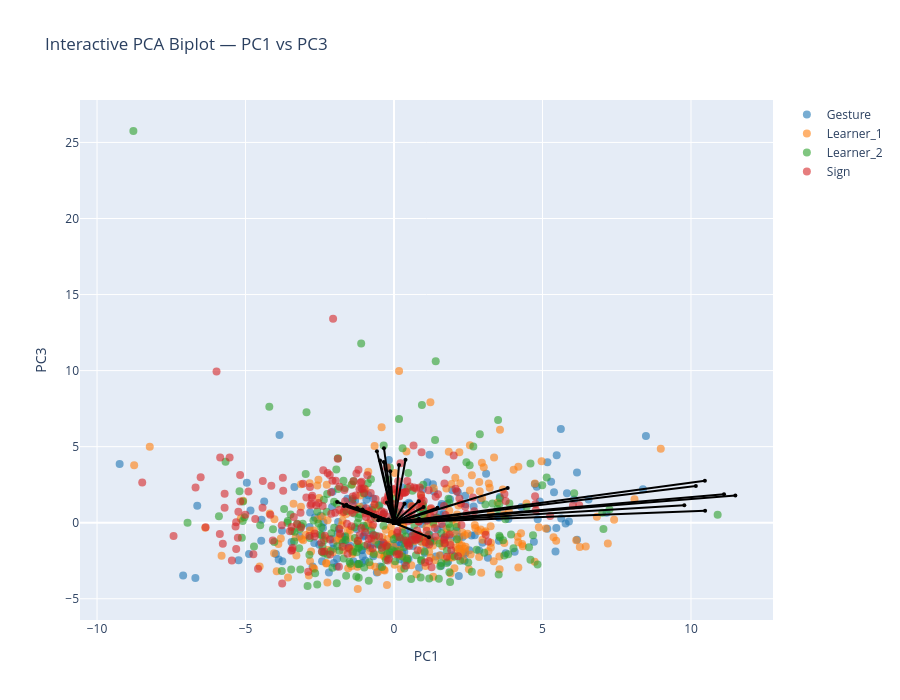

Source (notebook cell):
### Markdown cell above
### Biplot PC1-PC3

### Code cell
pcs_to_plot = [1, 3]  # PC1–PC2

sig_features_GS = (
    df_sig_vars_GS[
        (df_sig_vars_GS["sig_loading"]) &
        (df_sig_vars_GS["PC"].isin(pcs_to_plot))
    ]["feature"]
    .unique()
)

feature_names = df_clean.columns[:-1]
selected_vars = [feature_names.get_loc(f) for f in sig_features_GS if f in feature_names]

arrow_strength = (
    df_sig_vars_GS[df_sig_vars_GS["PC"].isin(pcs_to_plot)]
    .groupby("feature")["index_loading"]
    .mean()
    .to_dict()
)

interactive_PCA_biplot(
    score=x_new_GS, 
    coeff=loadings_GS, 
    labels=feature_names, 
    y=y, 
    selected_vars=selected_vars, 
    pc_x=pcs_to_plot[0], pc_y=pcs_to_plot[1],
    show_labels=False,
    le=le,
    arrow_strength=arrow_strength
)

# static plot
static_PCA_biplot(
    score=x_new_GS, 
    coeff=loadings_GS, 
    labels=feature_names, 
    y=y, 
    selected_vars=selected_vars, 
    pc_x=pcs_to_plot[0], pc_y=pcs_to_plot[1],
    show_labels=False,
    arrow_strength=arrow_strength,
    le=le,
    save_path=os.path.join(curfolder, "Plots", "PCA_GS_all_PC1_3_biplot.png")
)

### Figure 1 — Plotly figure (JSON) as saved in the notebook; plotly's stock layout.template omitted (floating-point values rounded to 4 significant figures; data arrays with more than 128 entries replaced by an {"elided": "..."} marker saying what was removed)
{"data": [{"hoverinfo": "text", "marker": {"color": "#1f77b4", "opacity": 0.6, "size": 8}, "mode": "markers", "name": "Gesture", "showlegend": true, "text": {"elided": "197 str values"}, "type": "scatter", "x": {"elided": "197 float values"}, "y": {"elided": "197 float values"}}, {"hoverinfo": "text", "marker": {"color": "#ff7f0e", "opacity": 0.6, "size": 8}, "mode": "markers", "name": "Learner_1", "showlegend": true, "text": {"elided": "236 str values"}, "type": "scatter", "x": {"elided": "236 float values"}, "y": {"elided": "236 float values"}}, {"hoverinfo": "text", "marker": {"color": "#2ca02c", "opacity": 0.6, "size": 8}, "mode": "markers", "name": "Learner_2", "showlegend": true, "text": {"elided": "223 str values"}, "type": "scatter", "x": {"elided": "223 float values"}, "y": {"elided": "223 float values"}}, {"hoverinfo": "text", "marker": {"color": "#d62728", "opacity": 0.6, "size": 8}, "mode": "markers", "name": "Sign", "showlegend": true, "text": {"elided": "246 str values"}, "type": "scatter", "x": {"elided": "246 float values"}, "y": {"elided": "246 float values"}}, {"hoverinfo": "text", "hovertext": "gross__magnitude__arm_speed_Gmean", "line": {"color": "black"}, "marker": {"size": 4}, "mode": "lines+markers", "showlegend": false, "textposition": "top center", "type": "scatter", "x": [0, 0.8368], "y": [0, 1.407]}, {"hoverinfo": "text", "hovertext": "gross__variability__arm_speed_Gstd", "line": {"color": "black"}, "marker": {"size": 4}, "mode": "lines+markers", "showlegend": false, "textposition": "top center", "type": "scatter", "x": [0, 10.47], "y": [0, 2.764]}, {"hoverinfo": "text", "hovertext": "gross__magnitude__arm_speed_peak_mean", "line": {"color": "black"}, "marker": {"size": 4}, "mode": "lines+markers", "showlegend": false, "textposition": "top center", "type": "scatter", "x": [0, 10.16], "y": [0, 2.42]}, {"hoverinfo": "text", "hovertext": "gross__variability__arm_speed_peak_std", "line": {"color": "black"}, "marker": {"size": 4}, "mode": "lines+markers", "showlegend": false, "textposition": "top center", "type": "scatter", "x": [0, 0.1522], "y": [0, 0.09336]}, {"hoverinfo": "text", "hovertext": "gross__rhythm__arm_speed_peak_n", "line": {"color": "black"}, "marker": {"size": 4}, "mode": "lines+markers", "showlegend": false, "textposition": "top center", "type": "scatter", "x": [0, -0.6525], "y": [0, 0.4104]}, {"hoverinfo": "text", "hovertext": "gross__rhythm__arm_speed_peak_rate", "line": {"color": "black"}, "marker": {"size": 4}, "mode": "lines+markers", "showlegend": false, "textposition": "top center", "type": "scatter", "x": [0, -1.684], "y": [0, 1.104]}, {"hoverinfo": "text", "hovertext": "gross__rhythm__arm_speed_mod_depth", "line": {"color": "black"}, "marker": {"size": 4}, "mode": "lines+markers", "showlegend": false, "textposition": "top center", "type": "scatter", "x": [0, 10.48], "y": [0, 0.7942]}, {"hoverinfo": "text", "hovertext": "gross__magnitude__arm_acc_Gmean", "line": {"color": "black"}, "marker": {"size": 4}, "mode": "lines+markers", "showlegend": false, "textposition": "top center", "type": "scatter", "x": [0, 3.827], "y": [0, 2.288]}, {"hoverinfo": "text", "hovertext": "gross__variability__arm_acc_Gstd", "line": {"color": "black"}, "marker": {"size": 4}, "mode": "lines+markers", "showlegend": false, "textposition": "top center", "type": "scatter", "x": [0, 11.11], "y": [0, 1.873]}, {"hoverinfo": "text", "hovertext": "gross__magnitude__arm_acc_peak_mean", "line": {"color": "black"}, "marker": {"size": 4}, "mode": "lines+markers", "showlegend": false, "textposition": "top center", "type": "scatter", "x": [0, 11.49], "y": [0, 1.794]}, {"hoverinfo": "text", "hovertext": "gross__variability__arm_acc_peak_std", "line": {"color": "black"}, "marker": {"size": 4}, "mode": "lines+markers", "showlegend": false, "textposition": "top center", "type": "scatter", "x": [0, 0.8414], "y": [0, 0.2587]}, {"hoverinfo": "text", "hovertext": "gross__rhythm__arm_acc_peak_n", "line": {"color": "black"}, "marker": {"size": 4}, "mode": "lines+markers", "showlegend": false, "textposition": "top center", "type": "scatter", "x": [0, -0.3166], "y": [0, 0.2175]}, {"hoverinfo": "text", "hovertext": "gross__rhythm__arm_acc_peak_rate", "line": {"color": "black"}, "marker": {"size": 4}, "mode": "lines+markers", "showlegend": false, "textposition": "top center", "type": "scatter", "x": [0, -1.6], "y": [0, 1.184]}, {"hoverinfo": "text", "hovertext": "gross__rhythm__arm_acc_mod_depth", "line": {"color": "black"}, "marker": {"size": 4}, "mode": "lines+markers", "showlegend": false, "textposition": "top center", "type": "scatter", "x": [0, 9.775], "y": [0, 1.151]}, {"hoverinfo": "text", "hovertext": "gross__magnitude__arm_speed_integral", "line": {"color": "black"}, "marker": {"size": 4}, "mode": "lines+markers", "showlegend": false, "textposition": "top center", "type": "scatter", "x": [0, 0.9978], "y": [0, 1.034]}, {"hoverinfo": "text", "hovertext": "gross__rhythm__arm_speed_sampen", "line": {"color": "black"}, "marker": {"size": 4}, "mode": "lines+markers", "showlegend": false, "textposition": "top center", "type": "scatter", "x": [0, -1.916], "y": [0, 1.365]}, {"hoverinfo": "text", "hovertext": "gross__smoothness__arm_intermittency", "line": {"color": "black"}, "marker": {"size": 4}, "mode": "lines+markers", "showlegend": false, "textposition": "top center", "type": "scatter", "x": [0, 0.1693], "y": [0, -0.08498]}, {"hoverinfo": "text", "hovertext": "gross__smoothness__arm_sparc", "line": {"color": "black"}, "marker": {"size": 4}, "mode": "lines+markers", "showlegend": false, "textposition": "top center", "type": "scatter", "x": [0, -0.5327], "y": [0, 0.1602]}, {"hoverinfo": "text", "hovertext": "gross__rhythm__band1_centroid_totalarm", "line": {"color": "black"}, "marker": {"size": 4}, "mode": "lines+markers", "showlegend": false, "textposition": "top center", "type": "scatter", "x": [0, -0.1055], "y": [0, 0.1316]}, {"hoverinfo": "text", "hovertext": "gross__rhythm__band1_band_power_totalarm", "line": {"color": "black"}, "marker": {"size": 4}, "mode": "lines+markers", "showlegend": false, "textposition": "top center", "type": "scatter", "x": [0, 1.175], "y": [0, -0.9566]}, {"hoverinfo": "text", "hovertext": "gross__rhythm__band1_entropy_totalarm", "line": {"color": "black"}, "marker": {"size": 4}, "mode": "lines+markers", "showlegend": false, "textposition": "top center", "type": "scatter", "x": [0, -0.1388], "y": [0, 0.1221]}, {"hoverinfo": "text", "hovertext": "gross__rhythm__band2_dom_freq_totalarm", "line": {"color": "black"}, "marker": {"size": 4}, "mode": "lines+markers", "showlegend": false, "textposition": "top center", "type": "scatter", "x": [0, -0.2125], "y": [0, 0.105]}, {"hoverinfo": "text", "hovertext": "gross__rhythm__band2_centroid_totalarm", "line": {"color": "black"}, "marker": {"size": 4}, "mode": "lines+markers", "showlegend": false, "textposition": "top center", "type": "scatter", "x": [0, -0.735], "y": [0, 0.4751]}, {"hoverinfo": "text", "hovertext": "gross__rhythm__band2_band_power_totalarm", "line": {"color": "black"}, "marker": {"size": 4}, "mode": "lines+markers", "showlegend": false, "textposition": "top center", "type": "scatter", "x": [0, -1.059], "y": [0, 0.8634]}, {"hoverinfo": "text", "hovertext": "gross__rhythm__band2_entropy_totalarm", "line": {"color": "black"}, "marker": {"size": 4}, "mode": "lines+markers", "showlegend": false, "textposition": "top center", "type": "scatter", "x": [0, -0.6501], "y": [0, 0.4397]}, {"hoverinfo": "text", "hovertext": "gross__rhythm__band3_band_power_totalarm", "line": {"color": "black"}, "marker": {"size": 4}, "mode": "lines+markers", "showlegend": false, "textposition": "top center", "type": "scatter", "x": [0, -1.242], "y": [0, 0.9757]}, {"hoverinfo": "text", "hovertext": "gross__magnitude__bbmv_arms_total", "line": {"color": "black"}, "marker": {"size": 4}, "mode": "lines+markers", "showlegend": false, "textposition": "top center", "type": "scatter", "x": [0, 1.463], "y": [0, 0.9846]}, {"hoverinfo": "text", "hovertext": "gross__coordination__arm_coupling", "line": {"color": "black"}, "marker": {"size": 4}, "mode": "lines+markers", "showlegend": false, "textposition": "top center", "type": "scatter", "x": [0, 0.3099], "y": [0, 0.08861]}, {"hoverinfo": "text", "hovertext": "fine__variability__thumb_opposition_std", "line": {"color": "black"}, "marker": {"size": 4}, "mode": "lines+markers", "showlegend": false, "textposition": "top center", "type": "scatter", "x": [0, 0.3546], "y": [0, 1.25]}, {"hoverinfo": "text", "hovertext": "fine__handshape__handshape_size_mean", "line": {"color": "black"}, "marker": {"size": 4}, "mode": "lines+markers", "showlegend": false, "textposition": "top center", "type": "scatter", "x": [0, 0.114], "y": [0, 0.04676]}, {"hoverinfo": "text", "hovertext": "fine__variability__handshape_size_std", "line": {"color": "black"}, "marker": {"size": 4}, "mode": "lines+markers", "showlegend": false, "textposition": "top center", "type": "scatter", "x": [0, 0.1126], "y": [0, 0.01761]}, {"hoverinfo": "text", "hovertext": "fine__coordination__finger_independence", "line": {"color": "black"}, "marker": {"size": 4}, "mode": "lines+markers", "showlegend": false, "textposition": "top center", "type": "scatter", "x": [0, -0.1921], "y": [0, 0.2122]}, {"hoverinfo": "text", "hovertext": "fine__variability__flexion_entropy", "line": {"color": "black"}, "marker": {"size": 4}, "mode": "lines+markers", "showlegend": false, "textposition": "top center", "type": "scatter", "x": [0, -0.09188], "y": [0, 0.08354]}, {"hoverinfo": "text", "hovertext": "fine__handshape__fingertip_spread_mean", "line": {"color": "black"}, "marker": {"size": 4}, "mode": "lines+markers", "showlegend": false, "textposition": "top center", "type": "scatter", "x": [0, -0.3386], "y": [0, 4.897]}, {"hoverinfo": "text", "hovertext": "fine__variability__fingertip_spread_std", "line": {"color": "black"}, "marker": {"size": 4}, "mode": "lines+markers", "showlegend": false, "textposition": "top center", "type": "scatter", "x": [0, -0.4694], "y": [0, 4.098]}, {"hoverinfo": "text", "hovertext": "fine__handshape__thumb_index_mean", "line": {"color": "black"}, "marker": {"size": 4}, "mode": "lines+markers", "showlegend": false, "textposition": "top center", "type": "scatter", "x": [0, -0.5755], "y": [0, 4.7]}, {"hoverinfo": "text", "hovertext": "fine__variability__thumb_index_std", "line": {"color": "black"}, "marker": {"size": 4}, "mode": "lines+markers", "showlegend": false, "textposition": "top center", "type": "scatter", "x": [0, 0.169], "y": [0, 3.799]}, {"hoverinfo": "text", "hovertext": "fine__handshape__mcp_tip_mean", "line": {"color": "black"}, "marker": {"size": 4}, "mode": "lines+markers", "showlegend": false, "textposition": "top center", "type": "scatter", "x": [0, -0.1274], "y": [0, 3.379]}, {"hoverinfo": "text", "hovertext": "fine__variability__mcp_tip_std", "line": {"color": "black"}, "marker": {"size": 4}, "mode": "lines+markers", "showlegend": false, "textposition": "top center", "type": "scatter", "x": [0, -0.1493], "y": [0, 2.146]}, {"hoverinfo": "text", "hovertext": "fine__handshape__thumb_opposition_mean", "line": {"color": "black"}, "marker": {"size": 4}, "mode": "lines+markers", "showlegend": false, "textposition": "top center", "type": "scatter", "x": [0, -0.2376], "y": [0, 1.334]}, {"hoverinfo": "text", "hovertext": "fine__variability__handshape_variability", "line": {"color": "black"}, "marker": {"size": 4}, "mode": "lines+markers", "showlegend": false, "textposition": "top center", "type": "scatter", "x": [0, 0.3872], "y": [0, 4.137]}, {"hoverinfo": "text", "hovertext": "fine__magnitude__flexion_speed_mean", "line": {"color": "black"}, "marker": {"size": 4}, "mode": "lines+markers", "showlegend": false, "textposition": "top center", "type": "scatter", "x": [0, -0.3433], "y": [0, 3.993]}, {"hoverinfo": "text", "hovertext": "fine__variability__flexion_speed_std", "line": {"color": "black"}, "marker": {"size": 4}, "mode": "lines+markers", "showlegend": false, "textposition": "top center", "type": "scatter", "x": [0, -0.1518], "y": [0, 2.305]}], "layout": {"height": 700, "hovermode": "closest", "title": {"text": "Interactive PCA Biplot — PC1 vs PC3"}, "width": 900, "xaxis": {"title": {"text": "PC1"}}, "yaxis": {"title": {"text": "PC3"}}}}
